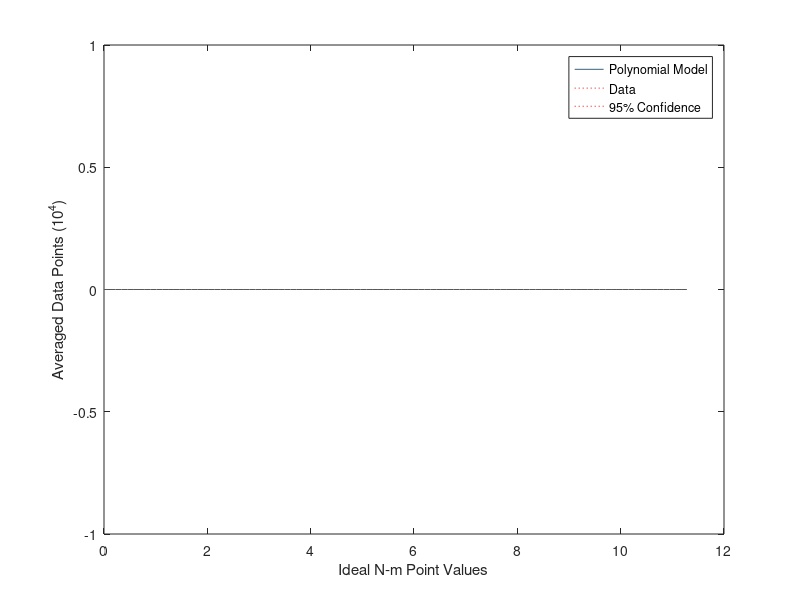

Write the MATLAB code that produced this figure.
% This script opens data collected from the SUPERball sensorboard over
% UART, as a binary file, and parses and plots that data.
% @author Roya Firoozi, Drew Sabelhaus
clc
clear all
fileNames = dir('*.log');
avgDataPoints = zeros(1,length(fileNames));
namesOfFiles = avgDataPoints;
for i=1:length(fileNames)
    namesOfFiles(i) = 0+(200*(i-1));
end
for count=1:length(fileNames)

%clc; clear all;
% figure;


% The path of the log file to open
%fileID = fopen('logs/cutecom_offset_MultiBend.log');
%fileID = fopen('logs/cutecom_weird1.log');
fileID = fopen(fileNames(count).name);
% Import everything
data_mat = fread(fileID);

% A 16-byte vector of data
data_vec = zeros(1,16);

% We look for the end of one packet. Those bytes are 0x02, 0x8b (139),
% then two bytes of zeros.
% End-of-packet bytes:
end_of_packet = [2; 139; 0; 0];
%beginning_of_packet = [255; 255; 14];

% For debugging: to detect dramatic changes in packet values
prev_packet_value = 0;
current_packet_value = 0;
packet_delta_max = 1000000;

% Find the starting point in the data: ignore any partial bytes or partial
% packets we received at the beginning of the file.
% For the first 30 bytes...
for i= 1:30
    if ( isequal(data_mat(i:(i+3)), end_of_packet) )
        % The start of the next packet is 5 bytes after the 0x02.
        mat_idx = i+5;
        % As soon as we find the end of the first packet, stop looking
        break;
    end
end

% A cell array to store our samples, once they've been parsed.
% NOTE that this is how many packets we'd expect to have, if everything is
% transmitted properly. Its size is adjusted below if we throw out packets.
data_cell = cell(1,floor(length(data_mat)/16));

% Initialization: set prev_packet_value to the first packet.
for j = mat_idx:(mat_idx+15)  
    data_vec(j-mat_idx+1) = data_mat(j);
end
prev_packet_value = bitshift(data_vec(4),16)+...
        bitshift(data_vec(5),8)+data_vec(6);

% Parse the data from data_mat into data_cell
% For every whole packet (16 bytes), we have one data sample, so divide
% length by 16.
for k = 1:floor(length(data_mat)/16)
    % First, check for proper number of bytes in this packet. Right now, just do this by
    % checking where the end of the packet is expected to be, same as
    % above.
    if( ~isequal(data_mat((mat_idx+11):(mat_idx+14)), end_of_packet))
        %'broken packet found at index'
        %mat_idx
        % Throw out this packet. We can afford to lose some data, we've got
        % redundancy.
        % Search for a new starting point
        mat_idx = mat_idx + 16;
        for i=mat_idx:mat_idx+30
            if( isequal(data_mat(i:(i+3)), end_of_packet) )
                mat_idx = i+5;
                break;
            end
        end
        'fixed a broken packet - misaligned'
    end
    
    % Starting at the first intact packet we found, store those values into
    % a vector
    for j = mat_idx:(mat_idx+15)  
        data_vec(j-mat_idx+1) = data_mat(j);
    end
    % Move that vector into our cell array
    data_cell{1,k} = data_vec';
    
    % Calculate the value of the first sensor output of this packet
    current_packet_value = bitshift(data_cell{k}(4),16)+...
        bitshift(data_cell{k}(5),8)+data_cell{k}(6);
    % If there is a large jump: output the packet number and mat_idx
    if ( abs(current_packet_value - prev_packet_value) > packet_delta_max)
        'Large difference found at mat_idx:'
        mat_idx
        'Prev was:'
        prev_packet_value
        'Current is:'
        current_packet_value
    end
    
    % Update packet value for next iteration
    prev_packet_value = current_packet_value;
    
    % Increment the packet index
    mat_idx = mat_idx + 16;
    
    % It's very possible that we received an incomplete packet at the end,
    % so we want to ignore that one also.
    if (mat_idx >= length(data_mat)-16)
       break;
    end
end

% Now, if we've removed packets, automatically shrink the size of
% data_cell to the new packet number.
% First, find our new end point:
found_endpoint = 0;
endpoint = length(data_cell);

while( ~found_endpoint)
    % Check if this is really the new endpoint
    if( ~isempty(data_cell{endpoint}) )
        % We've found our end! This is the first cell entry, counting
        % backwards from the end of the cell array, that has values in it.
        found_endpoint = 1;
    else
        % Still empty. Increment:
        endpoint = endpoint - 1;
    end
end

% Then, readjust the size of data_cell:
data_cell = data_cell(1:endpoint);
num_data_points = length(data_cell);

% Generate the vector of data values for the first sensor, from data_cell.
%state_one_data = zeros(1,floor(length(data_mat)/16));
state_one_data = zeros(1,num_data_points);
for m = 1:num_data_points
    state_one_data(m) = bitshift(data_cell{m}(4),16)+...
        bitshift(data_cell{m}(5),8)+data_cell{m}(6);
end

% % Plot the first sensor's values.
% plot(state_one_data)
% xlabel('Index of Data Packet')
% ylabel('Strain Gauge Data (State 1)')
% axis([0,floor(length(data_mat)/16),0,2^24-1])

% Find the average of first sensor's data points
avgDataPoints(1,count) = mean(state_one_data);

% Generate the vector of data values from the second sensor.
state_two_data = zeros(1,num_data_points);
for n = 1:length(data_cell)
    state_two_data(n) = bitshift(data_cell{n}(9),16)+...
        bitshift(data_cell{n}(10),8)+data_cell{n}(11);
end

% Plot the second sensor's values.
%{
figure
plot(state_two_data)
xlabel('Index of Data Packet')
ylabel('Strain Gauge Data (State 2)')
axis([0,floor(length(data_mat)/16),0,2^24-1])
%}

% Always remember to close() anything you open()!
fclose(fileID);
end
%[p1,ErrorEst1] = polyfit(avgDataPoints,namesOfFiles,1);
%[fit_plot1,delta1] = polyval(p1,avgDataPoints,ErrorEst1);
%[p2,ErrorEst2] = polyfit(avgDataPoints,namesOfFiles,2);
%[fit_plot2,delta2] = polyval(p2,avgDataPoints,ErrorEst2);
%h=figure;
%plot(avgDataPoints,fit_plot1,'g-',avgDataPoints,fit_plot2,'b-',avgDataPoints,namesOfFiles,'k+',avgDataPoints,fit_plot1+2*delta1,'r:',avgDataPoints,fit_plot1-2*delta1,'r:',avgDataPoints,fit_plot2+2*delta2,'r:',avgDataPoints,fit_plot2-2*delta2,'r:');
%legend('Polynomial Model n=1','Polynomial Model n=2','Data','95% Confidence');
torque = (namesOfFiles.*9.81./1000.*0.0575);
extrapulatedTorque = (0:200:20000).*9.81./1000.*0.0575;
[p,ErrorEst] = polyfit(torque,avgDataPoints,2);
[fit_plot,delta] = polyval(p,extrapulatedTorque,ErrorEst);
h=figure;
plot(extrapulatedTorque,fit_plot,'-',torque,avgDataPoints,'+',extrapulatedTorque,fit_plot+2*delta,'r:',extrapulatedTorque,fit_plot-2*delta,'r:');
legend('Polynomial Model','Data','95% Confidence');
xlabel('Ideal N-m Point Values');
ylabel('Averaged Data Points (10^4)');
saveas(h,'Sensor_Data','fig');
save('Sensor_Data_Full');
save('Sensor_Data_Plot','avgDataPoints','namesOfFiles','p','ErrorEst','fit_plot','delta');
